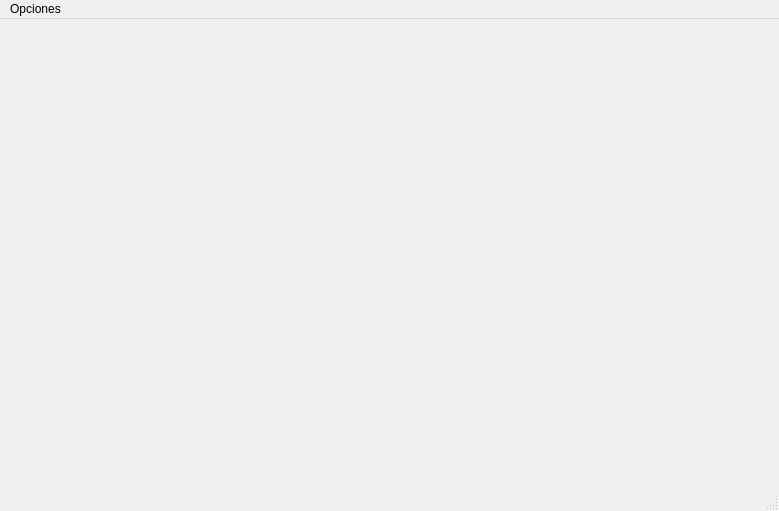
<?xml version="1.0" encoding="UTF-8"?>
<ui version="4.0">
 <class>MainWindow</class>
 <widget class="QMainWindow" name="MainWindow">
  <property name="geometry">
   <rect>
    <x>0</x>
    <y>0</y>
    <width>779</width>
    <height>511</height>
   </rect>
  </property>
  <property name="windowTitle">
   <string>Automotoras Diuca</string>
  </property>
  <widget class="QWidget" name="centralwidget"/>
  <widget class="QMenuBar" name="menubar">
   <property name="geometry">
    <rect>
     <x>0</x>
     <y>0</y>
     <width>779</width>
     <height>20</height>
    </rect>
   </property>
   <widget class="QMenu" name="menuOpciones">
    <property name="title">
     <string>Opciones</string>
    </property>
    <addaction name="actionModulo_Clientes"/>
    <addaction name="actionMarcas"/>
    <addaction name="actionModelosAutos"/>
    <addaction name="separator"/>
    <addaction name="actionLogin"/>
   </widget>
   <addaction name="menuOpciones"/>
  </widget>
  <widget class="QStatusBar" name="statusbar"/>
  <action name="actionModulo_Clientes">
   <property name="enabled">
    <bool>false</bool>
   </property>
   <property name="text">
    <string>Modulo Clientes</string>
   </property>
  </action>
  <action name="actionMarcas">
   <property name="enabled">
    <bool>false</bool>
   </property>
   <property name="text">
    <string>Modulo Marcas de Autos</string>
   </property>
  </action>
  <action name="actionModelosAutos">
   <property name="enabled">
    <bool>false</bool>
   </property>
   <property name="text">
    <string>Modulo Modelos de Autos</string>
   </property>
  </action>
  <action name="actionLogin">
   <property name="text">
    <string>Iniciar Sesion</string>
   </property>
  </action>
 </widget>
 <resources/>
 <connections/>
</ui>
